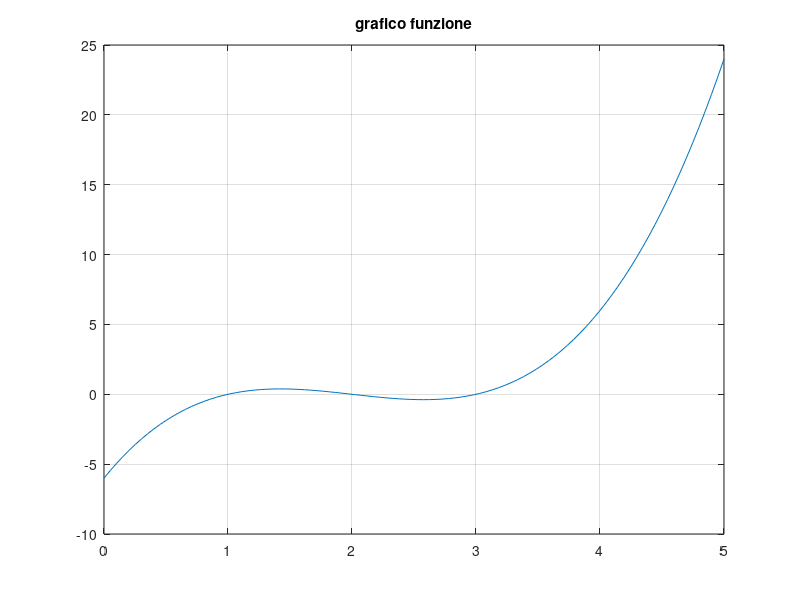

The MATLAB source for this figure: (Note: this script raises an error after producing the figure.)
%Esame - Esercizio 2
%si approssimi sqrt(5) con il metodo di bisezione e accuratezza 10^(-3)

clear
clc
close all

funz=@(x) x.^3-6*x.^2+11*x-6;
a=0; b=5;
x=linspace(a,b);
toll=10^-3;
nmax=100;
sol=sqrt(5);

plot(x,funz(x))
grid on
hold on
title('grafico funzione')

%metodo di bisezione
[xvect_b,fx_b,nit_b]=bisect(funz,a,b,toll,nmax,sol);
plot(xvect_b,fx_b,'o')
xvect_b
% errore sulla soluzione esatta
errore_b=abs(xvect_b-sol)
%numero di iterazioni
nit_b



function [xvect,fx,nit]=bisect(fun,a,b,toll,nmax,nroot)
    %metodo di bisezione
    %INPUT
    %fun=funzione di cui si cerca una radice
    %a,b= estremi intervallo di esistenza della radice
    %toll=tolleranza per l'ampiezza del k-simo sottointervallo
    %nmax=numero massimo di iterazioni
    %root=radice da approssimare
    %OUTPUT
    %xvect=successione di valori approssimanti la radice
    %fx=successione dei residui
    %nit=numero di iterazioni
    nit=0;
    xvect=[];
    fx=[];
    err=abs(b-a);
    while nit<nmax && err>toll
        nit=nit+1;
        x=(a+b)/2; %punto medio
        fx=[fx;abs(fun(x))];
        xvect=[xvect;x];
        if fun(x)*fun(a)>nroot
            a=x;
        elseif fun(x)*fun(a)==nroot
            disp('ho trovato la radice')
            disp(x)
            return
        else
            b=x;
        end
        err=abs(b-a);
    end
end